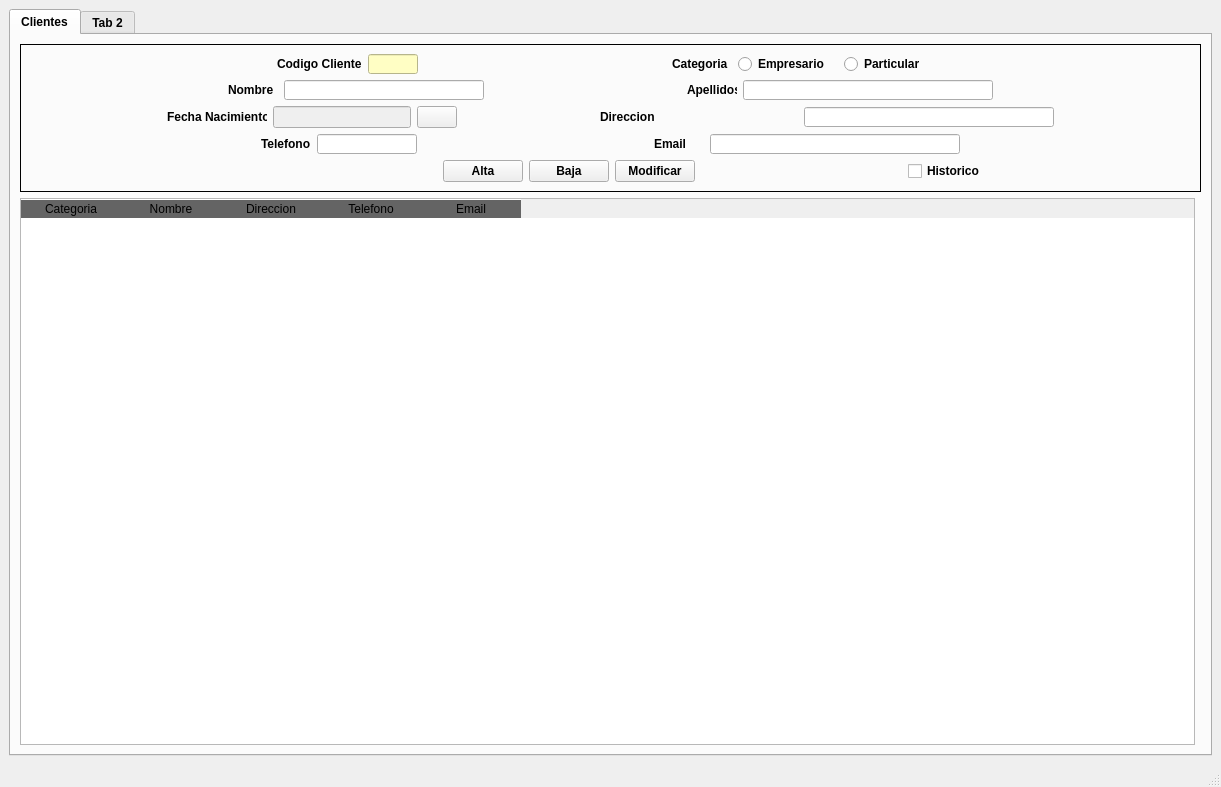
<?xml version="1.0" encoding="UTF-8"?>
<ui version="4.0">
 <class>MainWindow</class>
 <widget class="QMainWindow" name="MainWindow">
  <property name="geometry">
   <rect>
    <x>0</x>
    <y>0</y>
    <width>1221</width>
    <height>787</height>
   </rect>
  </property>
  <property name="windowTitle">
   <string>MainWindow</string>
  </property>
  <widget class="QWidget" name="centralwidget">
   <layout class="QGridLayout" name="gridLayout">
    <item row="0" column="0">
     <widget class="QTabWidget" name="tabWidget">
      <property name="font">
       <font>
        <weight>75</weight>
        <bold>true</bold>
        <underline>false</underline>
       </font>
      </property>
      <widget class="QWidget" name="clientes">
       <attribute name="title">
        <string>Clientes</string>
       </attribute>
       <layout class="QGridLayout" name="gridLayout_3">
        <item row="0" column="0" colspan="2">
         <widget class="QFrame" name="frame">
          <property name="frameShape">
           <enum>QFrame::Box</enum>
          </property>
          <property name="frameShadow">
           <enum>QFrame::Plain</enum>
          </property>
          <layout class="QGridLayout" name="gridLayout_2">
           <item row="1" column="0">
            <layout class="QHBoxLayout" name="horizontalLayout_4">
             <item>
              <spacer name="horizontalSpacer_12">
               <property name="orientation">
                <enum>Qt::Horizontal</enum>
               </property>
               <property name="sizeHint" stdset="0">
                <size>
                 <width>40</width>
                 <height>20</height>
                </size>
               </property>
              </spacer>
             </item>
             <item>
              <spacer name="horizontalSpacer_17">
               <property name="orientation">
                <enum>Qt::Horizontal</enum>
               </property>
               <property name="sizeHint" stdset="0">
                <size>
                 <width>40</width>
                 <height>20</height>
                </size>
               </property>
              </spacer>
             </item>
             <item>
              <widget class="QPushButton" name="btnAlta">
               <property name="text">
                <string>Alta</string>
               </property>
              </widget>
             </item>
             <item>
              <widget class="QPushButton" name="btnBaja">
               <property name="text">
                <string>Baja</string>
               </property>
              </widget>
             </item>
             <item>
              <widget class="QPushButton" name="btnModificar">
               <property name="text">
                <string>Modificar</string>
               </property>
              </widget>
             </item>
             <item>
              <spacer name="horizontalSpacer_14">
               <property name="orientation">
                <enum>Qt::Horizontal</enum>
               </property>
               <property name="sizeHint" stdset="0">
                <size>
                 <width>40</width>
                 <height>20</height>
                </size>
               </property>
              </spacer>
             </item>
             <item>
              <widget class="QCheckBox" name="cbHistorico">
               <property name="text">
                <string>Historico</string>
               </property>
              </widget>
             </item>
             <item>
              <spacer name="horizontalSpacer_16">
               <property name="orientation">
                <enum>Qt::Horizontal</enum>
               </property>
               <property name="sizeHint" stdset="0">
                <size>
                 <width>40</width>
                 <height>20</height>
                </size>
               </property>
              </spacer>
             </item>
            </layout>
           </item>
           <item row="0" column="0">
            <layout class="QVBoxLayout" name="verticalLayout">
             <item>
              <layout class="QHBoxLayout" name="horizontalLayout">
               <item>
                <spacer name="horizontalSpacer">
                 <property name="orientation">
                  <enum>Qt::Horizontal</enum>
                 </property>
                 <property name="sizeHint" stdset="0">
                  <size>
                   <width>40</width>
                   <height>20</height>
                  </size>
                 </property>
                </spacer>
               </item>
               <item>
                <widget class="QLabel" name="lblCodigo">
                 <property name="maximumSize">
                  <size>
                   <width>100</width>
                   <height>20</height>
                  </size>
                 </property>
                 <property name="text">
                  <string>Codigo Cliente</string>
                 </property>
                </widget>
               </item>
               <item>
                <widget class="QLineEdit" name="leCodigo">
                 <property name="enabled">
                  <bool>false</bool>
                 </property>
                 <property name="minimumSize">
                  <size>
                   <width>50</width>
                   <height>20</height>
                  </size>
                 </property>
                 <property name="maximumSize">
                  <size>
                   <width>50</width>
                   <height>20</height>
                  </size>
                 </property>
                 <property name="styleSheet">
                  <string notr="true">background:  rgb(255, 254, 196)</string>
                 </property>
                </widget>
               </item>
               <item>
                <spacer name="horizontalSpacer_2">
                 <property name="orientation">
                  <enum>Qt::Horizontal</enum>
                 </property>
                 <property name="sizeHint" stdset="0">
                  <size>
                   <width>40</width>
                   <height>20</height>
                  </size>
                 </property>
                </spacer>
               </item>
               <item>
                <widget class="QLabel" name="lblCategoria">
                 <property name="minimumSize">
                  <size>
                   <width>60</width>
                   <height>20</height>
                  </size>
                 </property>
                 <property name="maximumSize">
                  <size>
                   <width>50</width>
                   <height>20</height>
                  </size>
                 </property>
                 <property name="text">
                  <string>Categoria</string>
                 </property>
                </widget>
               </item>
               <item>
                <widget class="QRadioButton" name="rbtEmpresario">
                 <property name="minimumSize">
                  <size>
                   <width>100</width>
                   <height>20</height>
                  </size>
                 </property>
                 <property name="maximumSize">
                  <size>
                   <width>100</width>
                   <height>20</height>
                  </size>
                 </property>
                 <property name="text">
                  <string>Empresario</string>
                 </property>
                 <attribute name="buttonGroup">
                  <string notr="true">categoria</string>
                 </attribute>
                </widget>
               </item>
               <item>
                <widget class="QRadioButton" name="rbtParticular">
                 <property name="minimumSize">
                  <size>
                   <width>100</width>
                   <height>20</height>
                  </size>
                 </property>
                 <property name="maximumSize">
                  <size>
                   <width>100</width>
                   <height>20</height>
                  </size>
                 </property>
                 <property name="text">
                  <string>Particular</string>
                 </property>
                 <attribute name="buttonGroup">
                  <string notr="true">categoria</string>
                 </attribute>
                </widget>
               </item>
               <item>
                <spacer name="horizontalSpacer_4">
                 <property name="orientation">
                  <enum>Qt::Horizontal</enum>
                 </property>
                 <property name="sizeHint" stdset="0">
                  <size>
                   <width>40</width>
                   <height>20</height>
                  </size>
                 </property>
                </spacer>
               </item>
              </layout>
             </item>
             <item>
              <layout class="QHBoxLayout" name="horizontalLayout_2">
               <item>
                <spacer name="horizontalSpacer_3">
                 <property name="orientation">
                  <enum>Qt::Horizontal</enum>
                 </property>
                 <property name="sizeHint" stdset="0">
                  <size>
                   <width>40</width>
                   <height>20</height>
                  </size>
                 </property>
                </spacer>
               </item>
               <item>
                <widget class="QLabel" name="lblNombre">
                 <property name="minimumSize">
                  <size>
                   <width>50</width>
                   <height>20</height>
                  </size>
                 </property>
                 <property name="maximumSize">
                  <size>
                   <width>50</width>
                   <height>20</height>
                  </size>
                 </property>
                 <property name="text">
                  <string>Nombre</string>
                 </property>
                </widget>
               </item>
               <item>
                <widget class="QLineEdit" name="leNombre">
                 <property name="enabled">
                  <bool>true</bool>
                 </property>
                 <property name="minimumSize">
                  <size>
                   <width>200</width>
                   <height>20</height>
                  </size>
                 </property>
                 <property name="maximumSize">
                  <size>
                   <width>200</width>
                   <height>20</height>
                  </size>
                 </property>
                </widget>
               </item>
               <item>
                <spacer name="horizontalSpacer_5">
                 <property name="orientation">
                  <enum>Qt::Horizontal</enum>
                 </property>
                 <property name="sizeHint" stdset="0">
                  <size>
                   <width>40</width>
                   <height>20</height>
                  </size>
                 </property>
                </spacer>
               </item>
               <item>
                <widget class="QLabel" name="lblApellidos">
                 <property name="minimumSize">
                  <size>
                   <width>50</width>
                   <height>20</height>
                  </size>
                 </property>
                 <property name="maximumSize">
                  <size>
                   <width>50</width>
                   <height>20</height>
                  </size>
                 </property>
                 <property name="text">
                  <string>Apellidos</string>
                 </property>
                </widget>
               </item>
               <item>
                <widget class="QLineEdit" name="leApellidos">
                 <property name="minimumSize">
                  <size>
                   <width>250</width>
                   <height>20</height>
                  </size>
                 </property>
                 <property name="maximumSize">
                  <size>
                   <width>250</width>
                   <height>20</height>
                  </size>
                 </property>
                </widget>
               </item>
               <item>
                <spacer name="horizontalSpacer_7">
                 <property name="orientation">
                  <enum>Qt::Horizontal</enum>
                 </property>
                 <property name="sizeHint" stdset="0">
                  <size>
                   <width>40</width>
                   <height>20</height>
                  </size>
                 </property>
                </spacer>
               </item>
              </layout>
             </item>
             <item>
              <layout class="QHBoxLayout" name="horizontalLayout_3">
               <item>
                <spacer name="horizontalSpacer_6">
                 <property name="orientation">
                  <enum>Qt::Horizontal</enum>
                 </property>
                 <property name="sizeHint" stdset="0">
                  <size>
                   <width>40</width>
                   <height>20</height>
                  </size>
                 </property>
                </spacer>
               </item>
               <item>
                <widget class="QLabel" name="lblFecha">
                 <property name="minimumSize">
                  <size>
                   <width>100</width>
                   <height>20</height>
                  </size>
                 </property>
                 <property name="maximumSize">
                  <size>
                   <width>100</width>
                   <height>20</height>
                  </size>
                 </property>
                 <property name="text">
                  <string>Fecha Nacimiento</string>
                 </property>
                </widget>
               </item>
               <item>
                <widget class="QLineEdit" name="leFecha">
                 <property name="enabled">
                  <bool>false</bool>
                 </property>
                </widget>
               </item>
               <item>
                <widget class="QPushButton" name="btnCalendar">
                 <property name="enabled">
                  <bool>true</bool>
                 </property>
                 <property name="minimumSize">
                  <size>
                   <width>20</width>
                   <height>20</height>
                  </size>
                 </property>
                 <property name="maximumSize">
                  <size>
                   <width>40</width>
                   <height>40</height>
                  </size>
                 </property>
                 <property name="text">
                  <string/>
                 </property>
                 <property name="icon">
                  <iconset>
                   <normaloff>../images/calendar_87631.ico</normaloff>../images/calendar_87631.ico</iconset>
                 </property>
                 <property name="iconSize">
                  <size>
                   <width>20</width>
                   <height>20</height>
                  </size>
                 </property>
                </widget>
               </item>
               <item>
                <spacer name="horizontalSpacer_15">
                 <property name="orientation">
                  <enum>Qt::Horizontal</enum>
                 </property>
                 <property name="sizeHint" stdset="0">
                  <size>
                   <width>40</width>
                   <height>20</height>
                  </size>
                 </property>
                </spacer>
               </item>
               <item>
                <widget class="QLabel" name="lblDireccion">
                 <property name="minimumSize">
                  <size>
                   <width>60</width>
                   <height>20</height>
                  </size>
                 </property>
                 <property name="maximumSize">
                  <size>
                   <width>60</width>
                   <height>20</height>
                  </size>
                 </property>
                 <property name="text">
                  <string>Direccion</string>
                 </property>
                </widget>
               </item>
               <item>
                <spacer name="horizontalSpacer_8">
                 <property name="orientation">
                  <enum>Qt::Horizontal</enum>
                 </property>
                 <property name="sizeHint" stdset="0">
                  <size>
                   <width>40</width>
                   <height>20</height>
                  </size>
                 </property>
                </spacer>
               </item>
               <item>
                <widget class="QLineEdit" name="leDireccion">
                 <property name="minimumSize">
                  <size>
                   <width>250</width>
                   <height>20</height>
                  </size>
                 </property>
                 <property name="maximumSize">
                  <size>
                   <width>250</width>
                   <height>20</height>
                  </size>
                 </property>
                </widget>
               </item>
               <item>
                <spacer name="horizontalSpacer_11">
                 <property name="orientation">
                  <enum>Qt::Horizontal</enum>
                 </property>
                 <property name="sizeHint" stdset="0">
                  <size>
                   <width>40</width>
                   <height>20</height>
                  </size>
                 </property>
                </spacer>
               </item>
              </layout>
             </item>
             <item>
              <layout class="QHBoxLayout" name="horizontalLayout_5">
               <item>
                <spacer name="horizontalSpacer_9">
                 <property name="orientation">
                  <enum>Qt::Horizontal</enum>
                 </property>
                 <property name="sizeHint" stdset="0">
                  <size>
                   <width>40</width>
                   <height>20</height>
                  </size>
                 </property>
                </spacer>
               </item>
               <item>
                <widget class="QLabel" name="lblTelefono">
                 <property name="minimumSize">
                  <size>
                   <width>50</width>
                   <height>20</height>
                  </size>
                 </property>
                 <property name="maximumSize">
                  <size>
                   <width>50</width>
                   <height>20</height>
                  </size>
                 </property>
                 <property name="text">
                  <string>Telefono</string>
                 </property>
                </widget>
               </item>
               <item>
                <widget class="QLineEdit" name="leTelefono">
                 <property name="minimumSize">
                  <size>
                   <width>100</width>
                   <height>20</height>
                  </size>
                 </property>
                 <property name="maximumSize">
                  <size>
                   <width>100</width>
                   <height>20</height>
                  </size>
                 </property>
                </widget>
               </item>
               <item>
                <spacer name="horizontalSpacer_10">
                 <property name="orientation">
                  <enum>Qt::Horizontal</enum>
                 </property>
                 <property name="sizeHint" stdset="0">
                  <size>
                   <width>40</width>
                   <height>20</height>
                  </size>
                 </property>
                </spacer>
               </item>
               <item>
                <widget class="QLabel" name="lblEmail">
                 <property name="minimumSize">
                  <size>
                   <width>50</width>
                   <height>20</height>
                  </size>
                 </property>
                 <property name="maximumSize">
                  <size>
                   <width>50</width>
                   <height>20</height>
                  </size>
                 </property>
                 <property name="text">
                  <string>Email</string>
                 </property>
                </widget>
               </item>
               <item>
                <widget class="QLineEdit" name="leEmail">
                 <property name="minimumSize">
                  <size>
                   <width>250</width>
                   <height>20</height>
                  </size>
                 </property>
                 <property name="maximumSize">
                  <size>
                   <width>250</width>
                   <height>20</height>
                  </size>
                 </property>
                </widget>
               </item>
               <item>
                <spacer name="horizontalSpacer_13">
                 <property name="orientation">
                  <enum>Qt::Horizontal</enum>
                 </property>
                 <property name="sizeHint" stdset="0">
                  <size>
                   <width>40</width>
                   <height>20</height>
                  </size>
                 </property>
                </spacer>
               </item>
              </layout>
             </item>
            </layout>
           </item>
          </layout>
         </widget>
        </item>
        <item row="1" column="0">
         <widget class="QTableWidget" name="tableWidget">
          <property name="minimumSize">
           <size>
            <width>0</width>
            <height>0</height>
           </size>
          </property>
          <property name="styleSheet">
           <string notr="true">QHeaderView::section:horizontal
{
border-top: 1px solid #ffffff;
color:'white';
font: 11pt &quot;Arial&quot;;
background-color:rgb(100,100,100);
}</string>
          </property>
          <property name="showGrid">
           <bool>true</bool>
          </property>
          <column>
           <property name="text">
            <string>Categoria</string>
           </property>
          </column>
          <column>
           <property name="text">
            <string>Nombre</string>
           </property>
          </column>
          <column>
           <property name="text">
            <string>Direccion</string>
           </property>
          </column>
          <column>
           <property name="text">
            <string>Telefono</string>
           </property>
          </column>
          <column>
           <property name="text">
            <string>Email</string>
           </property>
          </column>
         </widget>
        </item>
       </layout>
      </widget>
      <widget class="QWidget" name="tab_2">
       <attribute name="title">
        <string>Tab 2</string>
       </attribute>
      </widget>
     </widget>
    </item>
   </layout>
  </widget>
  <widget class="QMenuBar" name="menubar">
   <property name="geometry">
    <rect>
     <x>0</x>
     <y>0</y>
     <width>1221</width>
     <height>21</height>
    </rect>
   </property>
  </widget>
  <widget class="QStatusBar" name="statusbar"/>
 </widget>
 <resources/>
 <connections/>
 <buttongroups>
  <buttongroup name="categoria"/>
 </buttongroups>
</ui>
